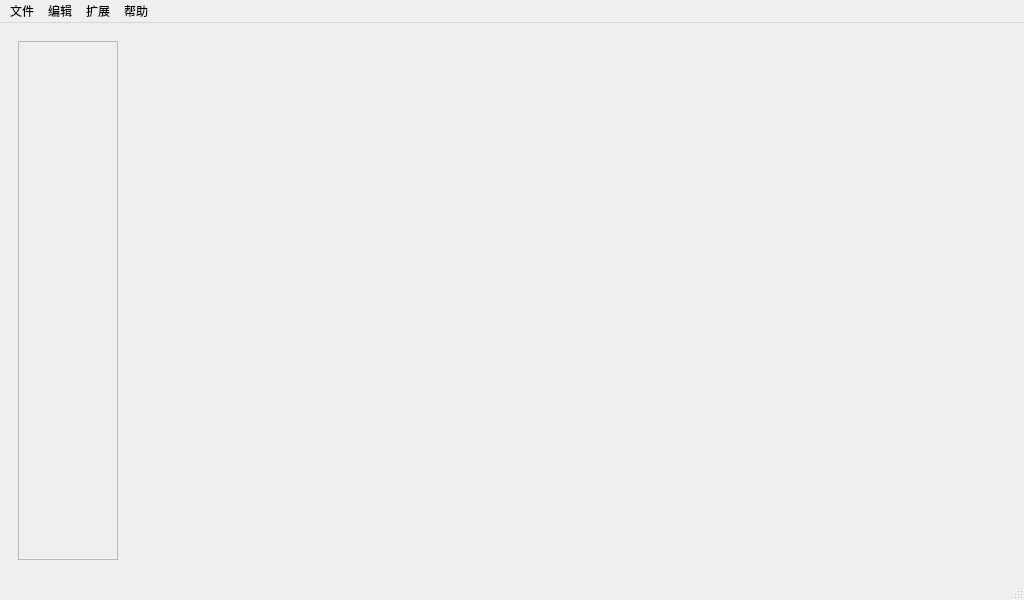
<?xml version="1.0" encoding="UTF-8"?>
<ui version="4.0">
 <class>MainWindow</class>
 <widget class="QMainWindow" name="MainWindow">
  <property name="geometry">
   <rect>
    <x>0</x>
    <y>0</y>
    <width>1024</width>
    <height>600</height>
   </rect>
  </property>
  <property name="font">
   <font>
    <family>萝莉体</family>
   </font>
  </property>
  <property name="windowTitle">
   <string>MainWindow</string>
  </property>
  <widget class="QWidget" name="centralwidget">
   <layout class="QGridLayout" name="gridLayout_2">
    <item row="0" column="0">
     <widget class="QWidget" name="widget_2" native="true">
      <layout class="QHBoxLayout" name="horizontalLayout_2" stretch="1,0">
       <item>
        <widget class="ScrollAreaStyle1" name="scrollArea">
         <property name="sizePolicy">
          <sizepolicy hsizetype="Fixed" vsizetype="Expanding">
           <horstretch>0</horstretch>
           <verstretch>0</verstretch>
          </sizepolicy>
         </property>
         <property name="minimumSize">
          <size>
           <width>100</width>
           <height>0</height>
          </size>
         </property>
         <property name="maximumSize">
          <size>
           <width>100</width>
           <height>16777215</height>
          </size>
         </property>
         <property name="horizontalScrollBarPolicy">
          <enum>Qt::ScrollBarAlwaysOff</enum>
         </property>
         <property name="widgetResizable">
          <bool>true</bool>
         </property>
         <widget class="QWidget" name="scrollAreaWidgetContents">
          <property name="geometry">
           <rect>
            <x>0</x>
            <y>0</y>
            <width>98</width>
            <height>517</height>
           </rect>
          </property>
          <layout class="QHBoxLayout" name="horizontalLayout">
           <property name="spacing">
            <number>0</number>
           </property>
           <property name="sizeConstraint">
            <enum>QLayout::SetDefaultConstraint</enum>
           </property>
           <property name="leftMargin">
            <number>0</number>
           </property>
           <property name="topMargin">
            <number>0</number>
           </property>
           <property name="rightMargin">
            <number>0</number>
           </property>
           <property name="bottomMargin">
            <number>0</number>
           </property>
           <item>
            <spacer name="horizontalSpacer">
             <property name="orientation">
              <enum>Qt::Horizontal</enum>
             </property>
             <property name="sizeType">
              <enum>QSizePolicy::Fixed</enum>
             </property>
             <property name="sizeHint" stdset="0">
              <size>
               <width>10</width>
               <height>20</height>
              </size>
             </property>
            </spacer>
           </item>
           <item>
            <widget class="QWidget" name="widget" native="true">
             <property name="sizePolicy">
              <sizepolicy hsizetype="Fixed" vsizetype="Preferred">
               <horstretch>0</horstretch>
               <verstretch>0</verstretch>
              </sizepolicy>
             </property>
             <layout class="QVBoxLayout" name="verticalLayout">
              <item>
               <widget class="QSplitter" name="splitter">
                <property name="sizePolicy">
                 <sizepolicy hsizetype="Maximum" vsizetype="Preferred">
                  <horstretch>0</horstretch>
                  <verstretch>0</verstretch>
                 </sizepolicy>
                </property>
                <property name="maximumSize">
                 <size>
                  <width>16777215</width>
                  <height>16777215</height>
                 </size>
                </property>
                <property name="orientation">
                 <enum>Qt::Vertical</enum>
                </property>
                <property name="opaqueResize">
                 <bool>true</bool>
                </property>
                <property name="handleWidth">
                 <number>0</number>
                </property>
               </widget>
              </item>
              <item>
               <spacer name="verticalSpacer_2">
                <property name="orientation">
                 <enum>Qt::Vertical</enum>
                </property>
                <property name="sizeType">
                 <enum>QSizePolicy::MinimumExpanding</enum>
                </property>
                <property name="sizeHint" stdset="0">
                 <size>
                  <width>20</width>
                  <height>40</height>
                 </size>
                </property>
               </spacer>
              </item>
             </layout>
            </widget>
           </item>
          </layout>
         </widget>
        </widget>
       </item>
       <item>
        <widget class="QWidget" name="widget_3" native="true">
         <layout class="QGridLayout" name="gridLayout"/>
        </widget>
       </item>
      </layout>
     </widget>
    </item>
   </layout>
  </widget>
  <widget class="QMenuBar" name="menubar">
   <property name="geometry">
    <rect>
     <x>0</x>
     <y>0</y>
     <width>1024</width>
     <height>23</height>
    </rect>
   </property>
   <widget class="QMenu" name="menu">
    <property name="title">
     <string>文件</string>
    </property>
   </widget>
   <widget class="QMenu" name="menu_2">
    <property name="title">
     <string>编辑</string>
    </property>
    <addaction name="action"/>
    <addaction name="separator"/>
   </widget>
   <widget class="QMenu" name="menu_3">
    <property name="title">
     <string>扩展</string>
    </property>
    <addaction name="actions"/>
    <addaction name="separator"/>
   </widget>
   <widget class="QMenu" name="menu_4">
    <property name="title">
     <string>帮助</string>
    </property>
   </widget>
   <addaction name="menu"/>
   <addaction name="menu_2"/>
   <addaction name="menu_3"/>
   <addaction name="menu_4"/>
  </widget>
  <widget class="QStatusBar" name="statusbar"/>
  <action name="actions">
   <property name="text">
    <string>重载全部扩展</string>
   </property>
  </action>
  <action name="action">
   <property name="text">
    <string>设置</string>
   </property>
  </action>
 </widget>
 <customwidgets>
  <customwidget>
   <class>ScrollAreaStyle1</class>
   <extends>QScrollArea</extends>
   <header>../../Components/Components.h</header>
   <container>1</container>
  </customwidget>
 </customwidgets>
 <resources/>
 <connections/>
</ui>
